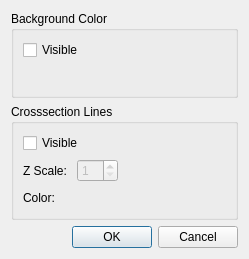
<?xml version="1.0" encoding="UTF-8"?>
<ui version="4.0">
 <class>GeoDataRiverSurveyDisplaySettingDialog</class>
 <widget class="QDialog" name="GeoDataRiverSurveyDisplaySettingDialog">
  <property name="geometry">
   <rect>
    <x>0</x>
    <y>0</y>
    <width>249</width>
    <height>239</height>
   </rect>
  </property>
  <property name="windowTitle">
   <string>Display Setting</string>
  </property>
  <layout class="QVBoxLayout" name="verticalLayout_2">
   <item>
    <widget class="QGroupBox" name="bgGroupBox">
     <property name="title">
      <string>Background Color</string>
     </property>
     <layout class="QVBoxLayout" name="verticalLayout">
      <item>
       <widget class="QCheckBox" name="bgVisibleCheckBox">
        <property name="text">
         <string>Visible</string>
        </property>
       </widget>
      </item>
      <item>
       <layout class="QHBoxLayout" name="horizontalLayout">
        <item>
         <spacer name="horizontalSpacer_2">
          <property name="orientation">
           <enum>Qt::Horizontal</enum>
          </property>
          <property name="sizeType">
           <enum>QSizePolicy::Fixed</enum>
          </property>
          <property name="sizeHint" stdset="0">
           <size>
            <width>15</width>
            <height>20</height>
           </size>
          </property>
         </spacer>
        </item>
        <item>
         <widget class="TransparencyWidget" name="transparencyWidget" native="true">
          <property name="enabled">
           <bool>false</bool>
          </property>
         </widget>
        </item>
        <item>
         <spacer name="horizontalSpacer">
          <property name="orientation">
           <enum>Qt::Horizontal</enum>
          </property>
          <property name="sizeHint" stdset="0">
           <size>
            <width>40</width>
            <height>20</height>
           </size>
          </property>
         </spacer>
        </item>
       </layout>
      </item>
     </layout>
    </widget>
   </item>
   <item>
    <widget class="QGroupBox" name="crosssectionGroupBox">
     <property name="title">
      <string>Crosssection Lines</string>
     </property>
     <layout class="QGridLayout" name="gridLayout">
      <item row="0" column="0" colspan="2">
       <widget class="QCheckBox" name="clVisibleCheckBox">
        <property name="text">
         <string>Visible</string>
        </property>
       </widget>
      </item>
      <item row="1" column="0">
       <widget class="QLabel" name="zScaleLabel">
        <property name="text">
         <string>Z Scale: </string>
        </property>
       </widget>
      </item>
      <item row="1" column="1">
       <layout class="QHBoxLayout" name="horizontalLayout_2">
        <item>
         <widget class="QSpinBox" name="zScaleSpinBox">
          <property name="enabled">
           <bool>false</bool>
          </property>
          <property name="minimum">
           <number>1</number>
          </property>
         </widget>
        </item>
        <item>
         <spacer name="horizontalSpacer_3">
          <property name="orientation">
           <enum>Qt::Horizontal</enum>
          </property>
          <property name="sizeHint" stdset="0">
           <size>
            <width>40</width>
            <height>20</height>
           </size>
          </property>
         </spacer>
        </item>
       </layout>
      </item>
      <item row="2" column="0">
       <widget class="QLabel" name="colorLabel">
        <property name="text">
         <string>Color:</string>
        </property>
       </widget>
      </item>
      <item row="2" column="1">
       <layout class="QHBoxLayout" name="horizontalLayout_3">
        <item>
         <widget class="ColorEditWidget" name="colorWidget">
          <property name="text">
           <string/>
          </property>
         </widget>
        </item>
        <item>
         <spacer name="horizontalSpacer_4">
          <property name="orientation">
           <enum>Qt::Horizontal</enum>
          </property>
          <property name="sizeHint" stdset="0">
           <size>
            <width>40</width>
            <height>20</height>
           </size>
          </property>
         </spacer>
        </item>
       </layout>
      </item>
     </layout>
    </widget>
   </item>
   <item>
    <spacer name="verticalSpacer">
     <property name="orientation">
      <enum>Qt::Vertical</enum>
     </property>
     <property name="sizeHint" stdset="0">
      <size>
       <width>20</width>
       <height>4</height>
      </size>
     </property>
    </spacer>
   </item>
   <item>
    <widget class="QDialogButtonBox" name="buttonBox">
     <property name="orientation">
      <enum>Qt::Horizontal</enum>
     </property>
     <property name="standardButtons">
      <set>QDialogButtonBox::Cancel|QDialogButtonBox::Ok</set>
     </property>
    </widget>
   </item>
  </layout>
 </widget>
 <customwidgets>
  <customwidget>
   <class>TransparencyWidget</class>
   <extends>QWidget</extends>
   <header>guibase/widget/transparencywidget.h</header>
   <container>1</container>
  </customwidget>
  <customwidget>
   <class>ColorEditWidget</class>
   <extends>QLabel</extends>
   <header>guibase/widget/coloreditwidget.h</header>
  </customwidget>
 </customwidgets>
 <resources/>
 <connections>
  <connection>
   <sender>buttonBox</sender>
   <signal>accepted()</signal>
   <receiver>GeoDataRiverSurveyDisplaySettingDialog</receiver>
   <slot>accept()</slot>
   <hints>
    <hint type="sourcelabel">
     <x>236</x>
     <y>202</y>
    </hint>
    <hint type="destinationlabel">
     <x>157</x>
     <y>91</y>
    </hint>
   </hints>
  </connection>
  <connection>
   <sender>buttonBox</sender>
   <signal>rejected()</signal>
   <receiver>GeoDataRiverSurveyDisplaySettingDialog</receiver>
   <slot>reject()</slot>
   <hints>
    <hint type="sourcelabel">
     <x>255</x>
     <y>202</y>
    </hint>
    <hint type="destinationlabel">
     <x>255</x>
     <y>91</y>
    </hint>
   </hints>
  </connection>
  <connection>
   <sender>bgVisibleCheckBox</sender>
   <signal>toggled(bool)</signal>
   <receiver>transparencyWidget</receiver>
   <slot>setEnabled(bool)</slot>
   <hints>
    <hint type="sourcelabel">
     <x>76</x>
     <y>46</y>
    </hint>
    <hint type="destinationlabel">
     <x>40</x>
     <y>73</y>
    </hint>
   </hints>
  </connection>
  <connection>
   <sender>clVisibleCheckBox</sender>
   <signal>toggled(bool)</signal>
   <receiver>zScaleSpinBox</receiver>
   <slot>setEnabled(bool)</slot>
   <hints>
    <hint type="sourcelabel">
     <x>56</x>
     <y>118</y>
    </hint>
    <hint type="destinationlabel">
     <x>89</x>
     <y>147</y>
    </hint>
   </hints>
  </connection>
 </connections>
</ui>
